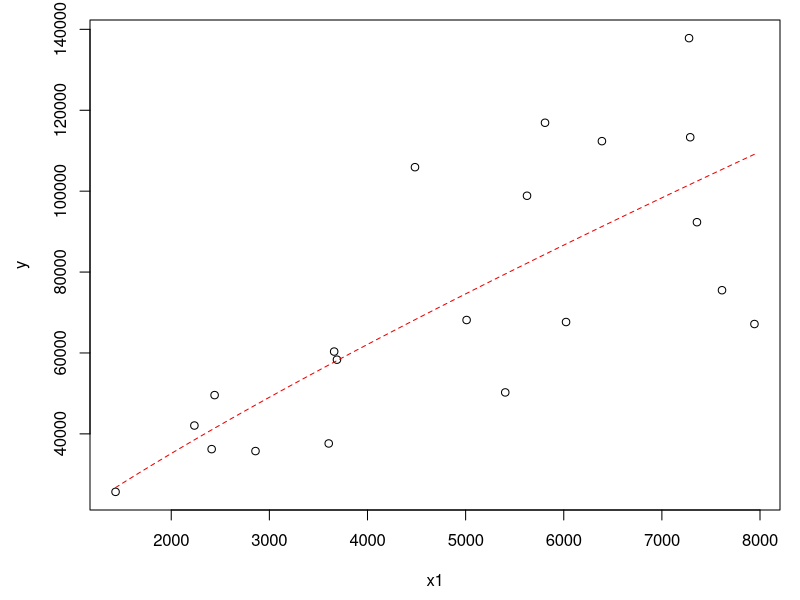
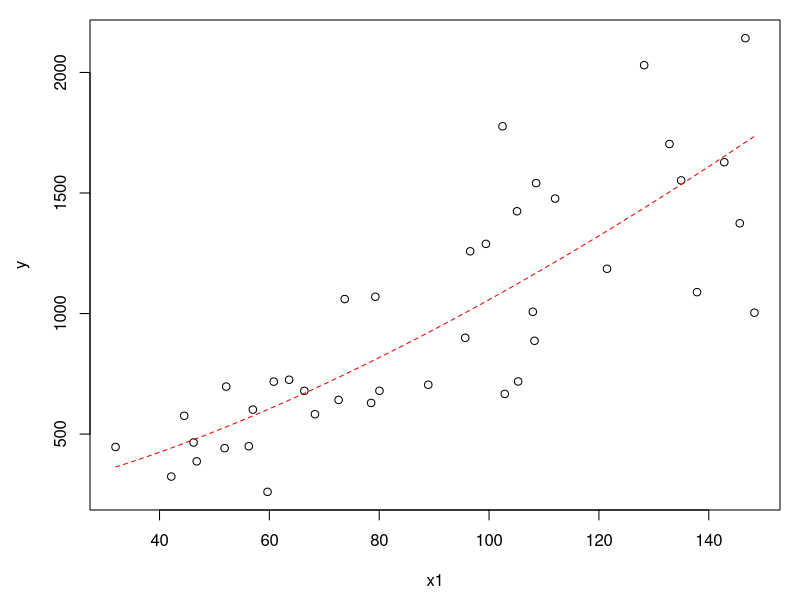

Source code (R) for these figures, in order:
## ---- chunk 1
# General nonlinear instantiation of the Minimum Unbiased Percent Error technique (MUPE)
# for multiplicative error models, which utilizes Iteratively Re-weighted Least Squares
# (IRLS) with weights equal to the squared inverse predictions from the prior iteration.
# Utilizes the MINPACK library implementation of the Levenberg-Marquardt algorithm. To
# install this, run 'install.packages("minpack.lm")' from the R console.
# Usage Example:
#   mlist = mupe_nonlinear(formula_str = "y ~ a * x1^b * c^x2", data = df, 
#                          start = c(a=10, b=1, c=1))
#     - 'formula_str' must be a character string that resembles an R 'nls' formula object
#     - 'data' must be a dataframe containing the variables listed in formula_str
#     - 'start' is a named numeric vector of initial guesses (parameter names must 
#       match those in formula_str). Whenever possible, provide values of the correct
#       sign and order of magnitude. For log-linear model forms, use the LOLS or PING
#       solution as the initial guess.
# Returns a list containing a standard R 'nls' object and accompanying details.
# 
mupe_nonlinear = function(formula_str, data, start) {
  library(minpack.lm)                 # load Levenberg-Marquardt algorithm
  f = as.formula(formula_str)         # convert string to R formula object
  wt = rep(1, nrow(data))             # initialize weights
  pbeta = start;  conv = 1.0;  i = 0  # initialize other variables
  while (conv > 1e-5) {
    model = suppressWarnings(nlsLM(f, data, pbeta, weights=wt, control=list(maxiter=10)))
    wt = 1 / model$m$pred()^2           # calculate weights
    beta = model$m$getAllPars()         # solution of current iteration
    conv = max(abs((beta-pbeta)/beta))  # maximum fractional change in any parameter
    pbeta = beta                        # reset prior beta
    i = i + 1;  if (i == 200) break     # force stop, if necessary
  }
  return(list(model=model, start=start, mupe_iters=i))
}
## ---- chunk 2
# Simulate data
set.seed(0);  n = 20;  x1 = runif(n, 1000, 8000);  y = 90 * x1^0.8
# Apply multiplicative lognormal random error term with mean=1, cv=0.4
cv = 0.4;  loc = log(1 / sqrt(cv^2 + 1));  shape = sqrt(log(1 + cv^2))
y = y*rlnorm(n, loc, shape);  my_df = data.frame('y'=y, 'x1'=x1)
## ---- chunk 3
my_mupe = mupe_nonlinear('y ~ b0 * x1^b1', my_df, c(b0=10, b1=1))
# output: final model, starting guess, and number of outer iterations
my_mupe
summary(my_mupe$model)  # mupe$model output is a standard R 'nls' object
# The mean percent error of the MUPE solution is approximately zero
mean(my_mupe$model$m$resid() / my_mupe$model$m$fitted())
## ---- chunk 4
par(mar=c(4.5,4.5,1,1))
plot(x1, y, xlab='x1', ylab='y')
xvec = seq(min(x1), max(x1), length.out=100)
lines(xvec, my_mupe$model$m$predict(data.frame('x1'=xvec)), col='red2', lty=2)
## ---- chunk 5
# Simulate data
set.seed(3);  n = 40;  x1 = runif(n, 30, 160);  y = 100 + 4*x1^1.2
# Apply multiplicative gamma random error term with mean=1, cv=0.2
cv = 0.3;  y = y*rgamma(n, 1/cv^2, 1/cv^2);  my_df = data.frame('y'=y, 'x1'=x1)
## ---- chunk 6
my_mupe = mupe_nonlinear('y ~ b0 + b1*x1^b2', my_df, c(b0=10, b1=1, b2=1))
summary(my_mupe$model)
# The mean percent error of the MUPE solution is approximately zero
mean(my_mupe$model$m$resid() / my_mupe$model$m$fitted())
## ---- chunk 7
par(mar=c(4.5,4.5,1,1))
plot(x1, y, xlab='x1', ylab='y')
xvec = seq(min(x1), max(x1), length.out=100)
lines(xvec, my_mupe$model$m$predict(data.frame('x1'=xvec)), col='red2', lty=2)
